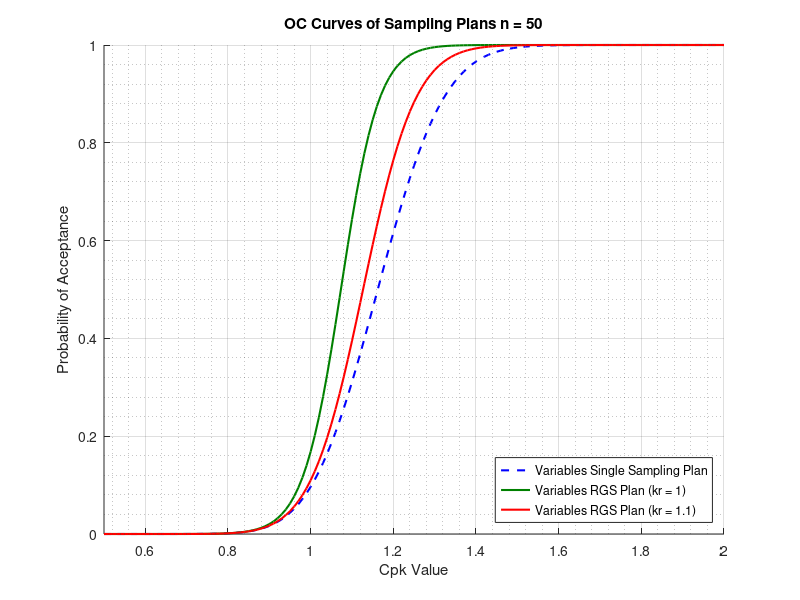

Recreate this plot in MATLAB.
function analysis3()
    % Fixed parameters
    n = 50;
    ka = 1.17; % acceptance critical value
    kr1 = 1.0; % first rejection critical value
    kr2 = 1.1; % second rejection critical value
    xi = 1.0;

    % Generate Cpk values
    cpk_values = 0.5:0.01:2.0;

    % Initialize arrays
    p_single = zeros(size(cpk_values));
    p_rgs1 = zeros(size(cpk_values));
    p_rgs2 = zeros(size(cpk_values));

    % Calculate probabilities
    for i = 1:length(cpk_values)
        cpk = cpk_values(i);
        b = 3 * cpk + xi;

        Pa = compute_F_cpk(ka, n, b, xi);
        Pr1 = 1 - compute_F_cpk(kr1, n, b, xi);
        Pr2 = 1 - compute_F_cpk(kr2, n, b, xi);

        p_single(i) = Pa;
        p_rgs1(i) = Pa / (Pa + Pr1);
        p_rgs2(i) = Pa / (Pa + Pr2);
    end

    % Create plot
    figure('Position', [100 100 800 600]);
    hold on;

    plot(cpk_values, p_single, '--', 'Color', [0 0 1], 'LineWidth', 1.5);
    plot(cpk_values, p_rgs1, '-', 'Color', [0 0.5 0], 'LineWidth', 1.5);
    plot(cpk_values, p_rgs2, '-', 'Color', [1 0 0], 'LineWidth', 1.5);

    grid on;
    xlabel('Cpk Value');
    ylabel('Probability of Acceptance');
    title('OC Curves of Sampling Plans n = 50');
    legend('Variables Single Sampling Plan', ...
           'Variables RGS Plan (kr = 1)', ...
           'Variables RGS Plan (kr = 1.1)', ...
           'Location', 'southeast');

    xlim([0.5 2.0]);
    ylim([0 1.0]);
    grid minor;
    hold off;
end

function F = compute_F_cpk(ka, n, b, xi)
    function y = integrand(t)
        chi_term = (n-1) * (b*sqrt(n) - t).^2 / (9*n*ka^2);
        phi_terms = normpdf(t + xi*sqrt(n)) + normpdf(t - xi*sqrt(n));
        y = chi2cdf(chi_term, n-1) .* phi_terms;
    end
    F = integral(@integrand, 0, b*sqrt(n), 'RelTol', 1e-6, 'AbsTol', 1e-9);
end